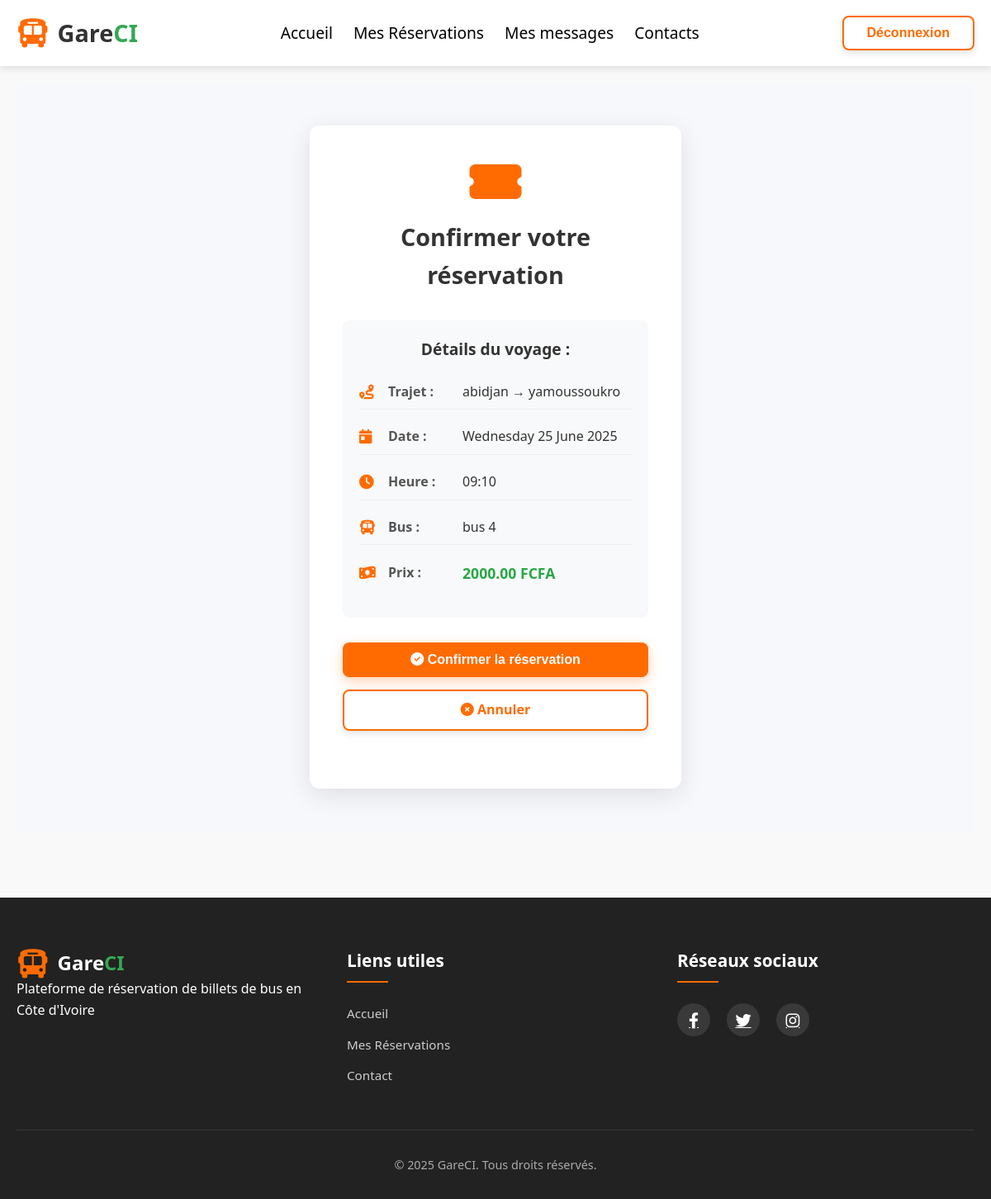
The page /reservations/reserve/8/ (signed in) on the database its author committed.
### trips/models.py (models this page shows, shortened)
class Departure(models.Model):
    trip = models.ForeignKey(Trip, on_delete=models.CASCADE)
    bus = models.ForeignKey(Bus, on_delete=models.CASCADE)
    date = models.DateField()
    time = models.TimeField()
    is_active = models.BooleanField(default=True)
    class Meta:
        ordering = ['date', 'time']  # Tri par défaut par date puis heure

class Trip(models.Model):
    origin = models.CharField(max_length=100)       # Ville de départ
    destination = models.CharField(max_length=100)  # Ville d'arrivée
    category = models.ForeignKey(Category, on_delete=models.CASCADE)
    description = models.TextField(blank=True)
    price = models.DecimalField(max_digits=10, decimal_places=2, default=0)  # Prix du trajet

class Bus(models.Model):
    name = models.CharField(max_length=100)
    capacity = models.PositiveIntegerField()
    def __str__(self):
        return self.name

### reservations/views.py (the view)
# urls.py: path('reserve/<int:departure_id>/', reserve_departure, name='reserve'),
@login_required
def reserve_departure(request, departure_id):
    departure = get_object_or_404(Departure, id=departure_id, is_active=True)
    if request.method == 'POST':
        Reservation.objects.create(user=request.user, departure=departure, status='P')
        return redirect('reservations:list')
    return render(request, 'reservations/reserve.html', {'departure': departure})

### reservations/templates/reservations/reserve.html (shortened to what this page needs)
{% extends 'base.html' %}
{% block content %}
<div class="auth-container">
    <div class="auth-card">
        <div class="auth-header">
            <i class="fas fa-ticket-alt"></i>
            <h2>Confirmer votre réservation</h2>
        </div>
        <div class="reservation-details">
            <h3>Détails du voyage :</h3>
            <div class="detail-item">
                <i class="fas fa-route"></i>
                <span class="detail-label">Trajet :</span>
                <span class="detail-value">{{ departure.trip.origin }} → {{ departure.trip.destination }}</span>
            </div>
            <div class="detail-item">
                <i class="fas fa-calendar-day"></i>
                <span class="detail-label">Date :</span>
                <span class="detail-value">{{ departure.date|date:"l d F Y" }}</span>
            </div>
            <div class="detail-item">
                <i class="fas fa-clock"></i>
                <span class="detail-label">Heure :</span>
                <span class="detail-value">{{ departure.time|time:'H:i' }}</span>
            </div>
            <div class="detail-item">
                <i class="fas fa-bus"></i>
                <span class="detail-label">Bus :</span>
                <span class="detail-value">{{ departure.bus }}</span>
            </div>
            <div class="detail-item price">
                <i class="fas fa-money-bill-wave"></i>
                <span class="detail-label">Prix :</span>
                <span class="detail-value">{{ departure.trip.price }} FCFA</span>
            </div>
        </div>
        <form method="post" class="auth-form">
            <div class="form-actions">
                <button type="submit" class="btn btn-primary btn-block">
                    <i class="fas fa-check-circle"></i> Confirmer la réservation
                </button>
                <a href="{% url 'trips:home' %}" class="btn btn-outline btn-block">
                    <i class="fas fa-times-circle"></i> Annuler
                </a>
            </div>
        </form>
    </div>
</div>
{% endblock %}

### static/css/bases.css (style rules this page uses)
:root { --primary-color: #FF6B00; --secondary-color: #34A853; --text-color: #333; --bg-color: #f9f9f9; --footer-bg: #222; --shadow-default: 0 4px 8px rgba(0, 0, 0, 0.1); --border_c: #ddd; }
* { margin: 0; padding: 0; box-sizing: border-box; }
body { font-family: 'Segoe UI', Tahoma, Geneva, Verdana, sans-serif; line-height: 1.6; color: var(--text-color); background-color: var(--bg-color); position: relative; min-height: 100vh; }
.btn { display: inline-block; padding: 12px 28px; border-radius: 8px; font-weight: 600; text-align: center; text-decoration: none; cursor: pointer; transition: all 0.3s ease; border: none; font-size: 1rem; box-shadow: var(--shadow-default); }
.btn-primary { background-color: var(--primary-color); color: white; box-shadow: 0 5px 15px rgba(255, 107, 0, 0.3); }
.btn-outline { background-color: transparent; border: 2px solid var(--primary-color); color: var(--primary-color); padding: 10px 28px; }
.auth-form { margin-top: 30px; }

### static/css/accounts/account.css (style rules this page uses)
.auth-container { display: flex; justify-content: center; align-items: center; min-height: calc(100vh - 160px); padding: 2rem; background-color: #f7f8fc; }
.auth-card { background: white; border-radius: 12px; box-shadow: 0 8px 30px rgba(0, 0, 0, 0.1); width: 100%; max-width:450px; padding: 2.5rem; margin: 20px 0; transition: transform 0.3s ease, box-shadow 0.3s ease; }
.auth-header { text-align: center; margin-bottom: 2rem; }
.auth-header i { font-size: 3.5rem; color: #FF6B00; margin-bottom: 1rem; }
.auth-header h2 { font-size: 1.8rem; color: #333; margin-bottom: 0.5rem; }
.form-actions { margin: 30px 0; }
.btn-block { display: block; width: 100%; }

### static/css/reservations/reserves.css (style rules this page uses)
.reservation-details { margin: 25px 0; padding: 20px; background-color: #f8f9fa; border-radius: 8px; }
.reservation-details h3 { color: #333; margin-bottom: 15px; font-size: 1.2rem; text-align: center; }
.detail-item { display: flex; align-items: center; margin-bottom: 12px; padding: 8px 0; border-bottom: 1px solid #eee; }
.detail-item:last-child { border-bottom: none; }
.detail-item i { width: 25px; color: #FF6B00; font-size: 1.1rem; margin-right: 10px; }
.detail-label { font-weight: 600; color: #555; min-width: 80px; margin-right: 10px; }
.detail-value { color: #333; flex-grow: 1; }
.detail-item.price .detail-value { font-weight: 700; color: #28a745; font-size: 1.1rem; }
.auth-form .btn-outline { margin-top: 15px; }

### rows shown on the page
Departure: trip.origin "abidjan", trip.destination "yamoussoukro", date "Wednesday 25 June 2025", time "09:10", bus "bus 4", trip.price "2000.00"
